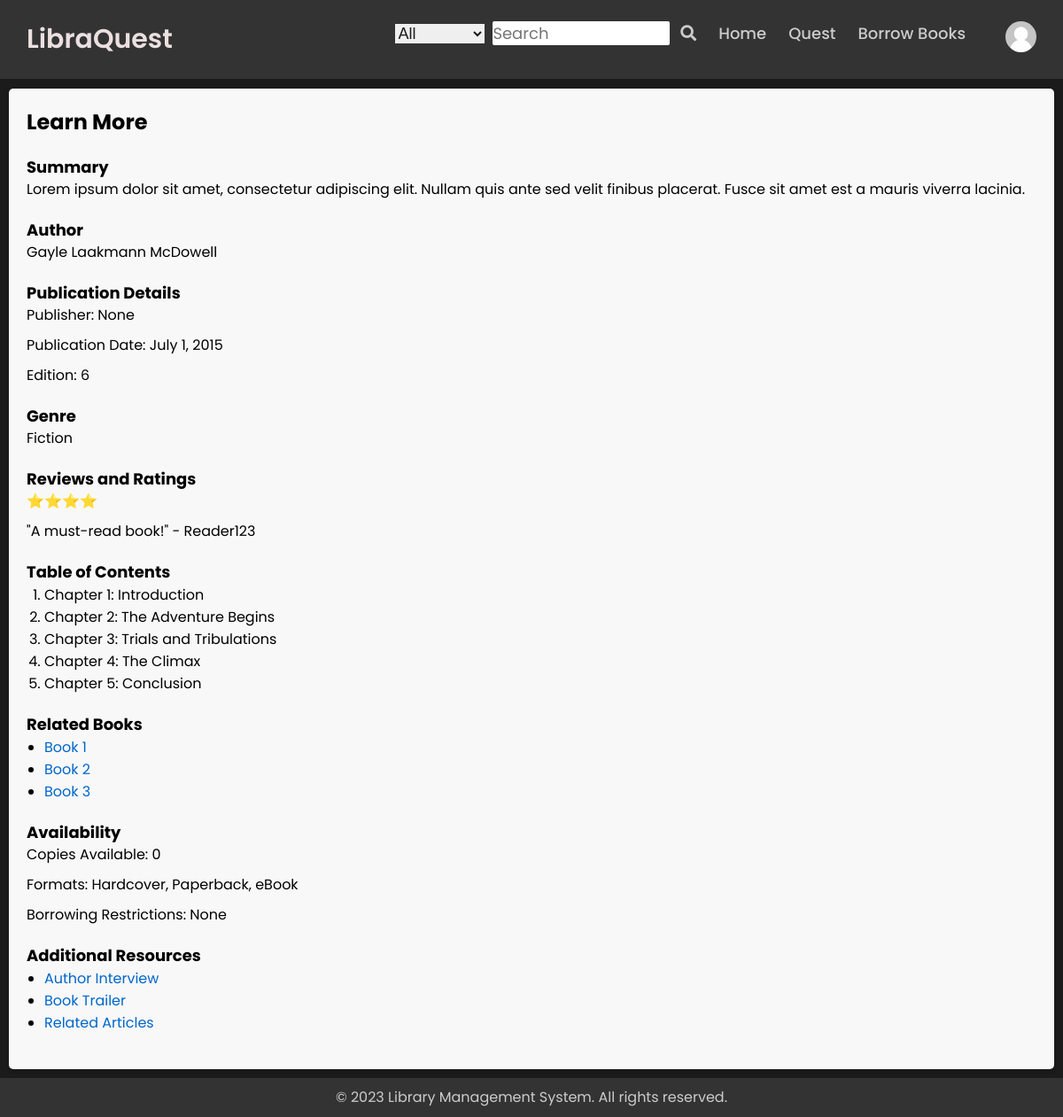
/profile/learn_more/9/ (signed in), run on an earlier commit of the app's database.
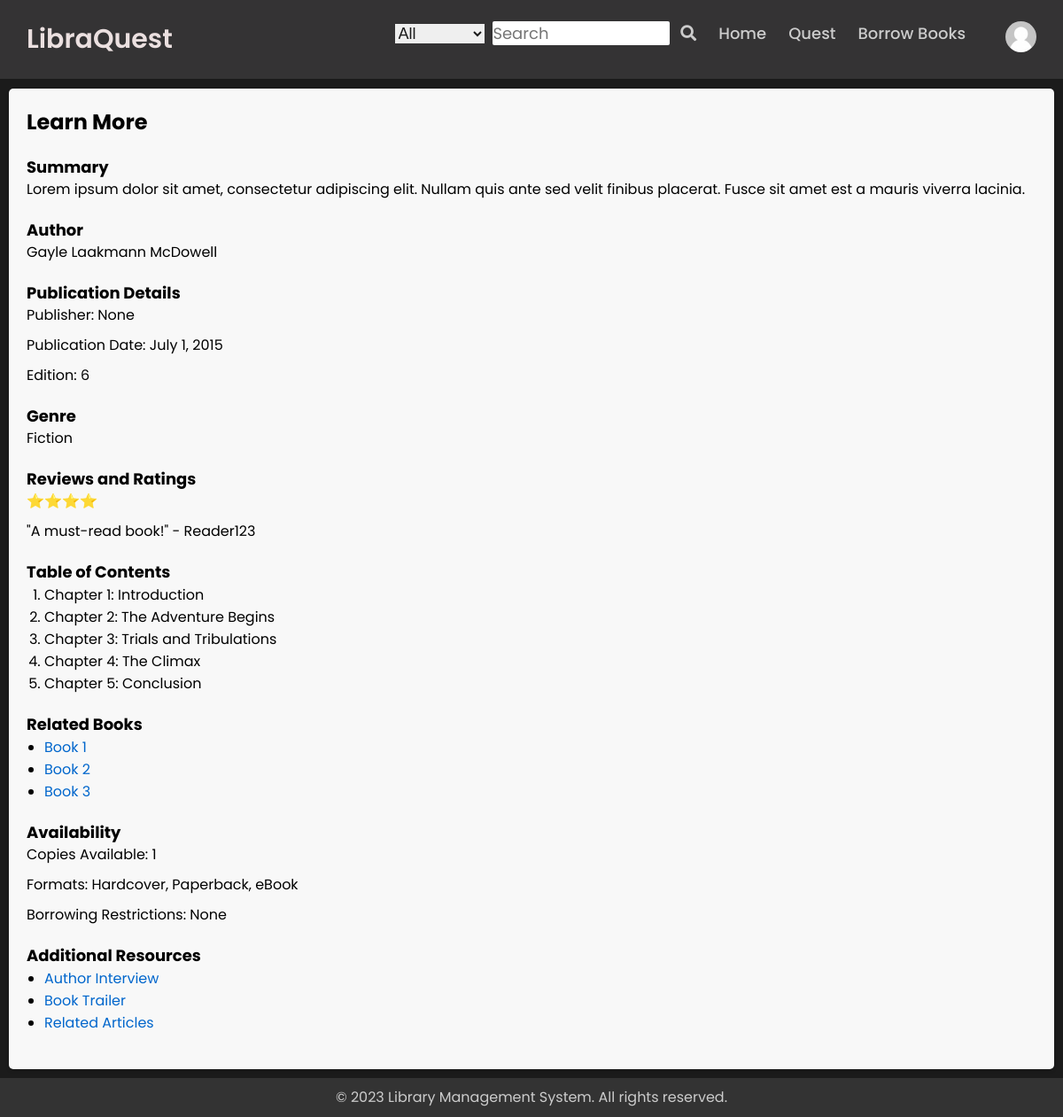
And on a later commit of the database.
### my_app/models.py (models this page shows, shortened)
class Books(models.Model):
    title = models.TextField(null=False)
    author_name = models.CharField(max_length=50)
    isbn = models.CharField(max_length=20)
    publisher = models.CharField(max_length=200,null=True,blank=True)
    publication = models.DateField()
    edition = models.IntegerField(null=True , blank=True)
    availability = models.CharField(max_length=10,default='No')
    cover_image = models.ImageField(upload_to="book_covers/")
    book_file = models.FileField(upload_to="books/",blank=True , null=True)
    copies_available = models.IntegerField(null=True,blank=True,default=2)
    description = models.TextField(max_length=2000 , null=True , blank=True)

### user_profile/views.py (the view)
# urls.py: path('learn_more/<int:book_id>/', views.learn_more , name='learn_more'),
def learn_more(request,book_id):
    book = Books.objects.get(id=book_id)
    return render(request , 'books/learn_more.html', {
        'book': book
    })

### user_profile/templates/books/learn_more.html (shortened to what this page needs)
{% extends 'forms/base.html' %}
{% load static %}
{% block content %}
<div class="book-details">
    <h2>Learn More</h2>
    <div class="book-summary">
      <h3>Summary</h3>
      <p>Lorem ipsum dolor sit amet, consectetur adipiscing elit. Nullam quis ante sed velit finibus placerat. Fusce sit amet est a mauris viverra lacinia.</p>
    </div>
    <div class="author-info">
      <h3>Author</h3>
      <p>{{ book.author_name }}</p>
    </div>
    <div class="publication-details">
      <h3>Publication Details</h3>
      <p>Publisher: {{ book.publisher }}</p>
      <p>Publication Date: {{ book.publication }}</p>
      <p>Edition: {{ book.edition }}</p>
    </div>
    <div class="genre">
      <h3>Genre</h3>
      <p>Fiction</p>
    </div>
    <div class="reviews-ratings">
      <h3>Reviews and Ratings</h3>
      <p>⭐️⭐️⭐️⭐️</p>
      <p>"A must-read book!" - Reader123</p>
    </div>
    <div class="table-of-contents">
      <h3>Table of Contents</h3>
      <ol>
        <li>Chapter 1: Introduction</li>
        <li>Chapter 2: The Adventure Begins</li>
        <li>Chapter 3: Trials and Tribulations</li>
        <li>Chapter 4: The Climax</li>
        <li>Chapter 5: Conclusion</li>
      </ol>
    </div>
    <div class="related-books">
      <h3>Related Books</h3>
      <ul>
        <li><a href="#">Book 1</a></li>
        <li><a href="#">Book 2</a></li>
        <li><a href="#">Book 3</a></li>
      </ul>
    </div>
    <div class="availability">
      <h3>Availability</h3>
      <p>Copies Available: {{ book.copies_available }}</p>
      <p>Formats: Hardcover, Paperback, eBook</p>
      <p>Borrowing Restrictions: None</p>
    </div>
    <div class="additional-resources">
      <h3>Additional Resources</h3>
      <ul>
        <li><a href="#">Author Interview</a></li>
        <li><a href="#">Book Trailer</a></li>
        <li><a href="#">Related Articles</a></li>
      </ul>
    </div>
  </div>
{% endblock %}

What changed in the data, as far as the page shows it:
changed Books "Gayle Laakmann McDowell": copies_available "0" → "1"
